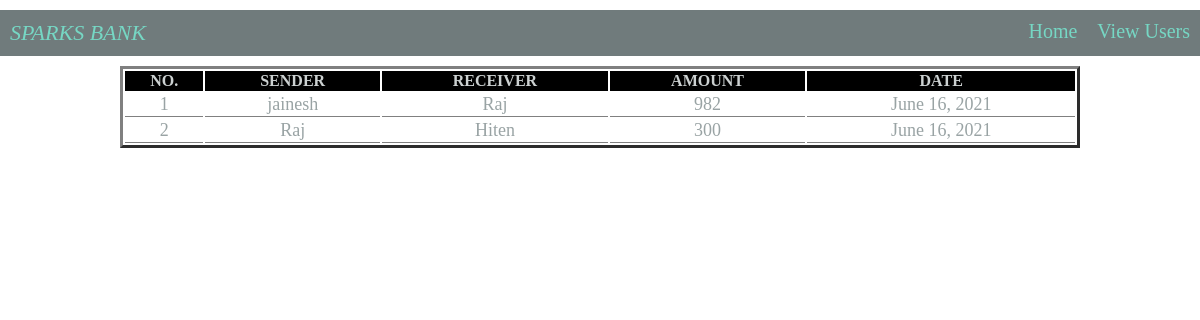
Before: /history/ with the older database file.
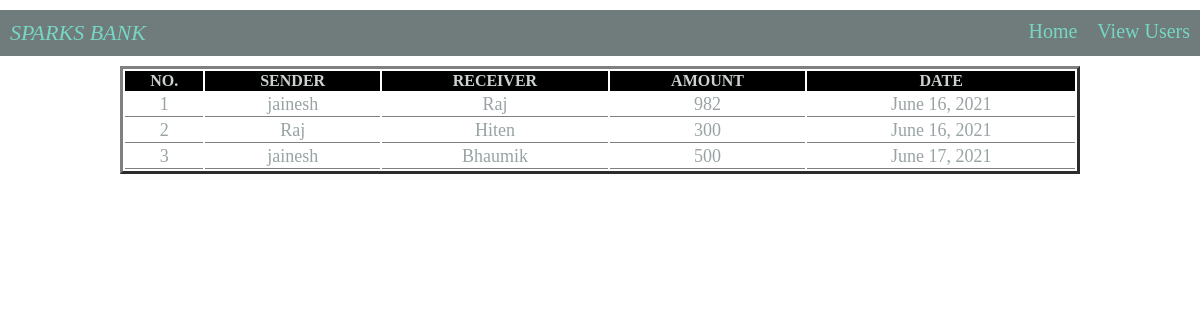
After: the same page with the newer database file.
### Bank/models.py (models this page shows, shortened)
class TransactionHistory(models.Model):
    SenderName = models.CharField(max_length=100, null=True)
    ReceiverName = models.CharField(max_length=100, null=True)
    Amount = models.IntegerField(null=True)
    Date = models.DateField(null=True)

### Bank/views.py (the view)
# urls.py: path('history/', history, name="history"),
def history(request):
    history = TransactionHistory.objects.filter()
    d = {"history":history}
    return render(request, 'History.html', d)

### Bank/templates/History.html
{% extends 'Nav_Footer.html' %}
{% load static %}
{% block Data %}
<div class="table">
    <table class="table1">
        <tr class="row">
            <th>NO.</th>
            <th>SENDER</th>
            <th>RECEIVER</th>
            <th>AMOUNT</th>
            <th>DATE</th>
        </tr>
        {% for i in history %}
        <tr class="row2">
            <td>{{ i.id }}</td>
            <td>{{ i.SenderName }}</td>
            <td>{{ i.ReceiverName }}</td>
            <td>{{ i.Amount }}</td>
            <td>{{ i.Date }}</td>
        </tr>
        {% endfor %}
    </table>
</div>
{% endblock %}

### Bank/templates/Nav_Footer.html (shortened to what this page needs)
<!DOCTYPE html>
<html>
<head>
    {% load static %}
    <link rel="stylesheet" href="{% static '../static/Home.css' %}">
</head>
<body>
    <div class="navbar">
        <span class="atitle">SPARKS BANK</span>
        <div class="navright">
            <a href="{% url 'home' %}">Home</a>
            <a href="{% url 'users' %}">View Users</a>
        </div>
    </div>
    {% block Data %}
    {% endblock %}
</body>
</html>

### Bank/static/Home.css (style rules this page uses)
body { margin:0; }
.navbar { overflow:hidden; background-color: #707B7C; margin-top: 10px; margin-bottom: 10px; }
.navright { float: right; }
.navbar a { float: left; display: inline-block; color: #76D7C4 ; text-align: center; text-decoration: none; padding: 10px; font-size: 20px; }
.atitle { font-style: italic; display: inline-block; color: #76D7C4 ; text-align: center; text-decoration: none; padding: 10px; font-size: 22px; }
.table { text-align: center; justify-content: center; display: flex; }
.table1 { width:80%; border-color: gray; border-style: outset; }
.row { background-color:black; color: #CCD1D1; }
.row2 td { border-bottom: 1px solid gray; }
.row2 { font-size: 18px; color: #99A3A4; }

Changed rows visible on the page:
added TransactionHistory: id "3", SenderName "jainesh", ReceiverName "Bhaumik", Amount "500", Date "June 17, 2021"
